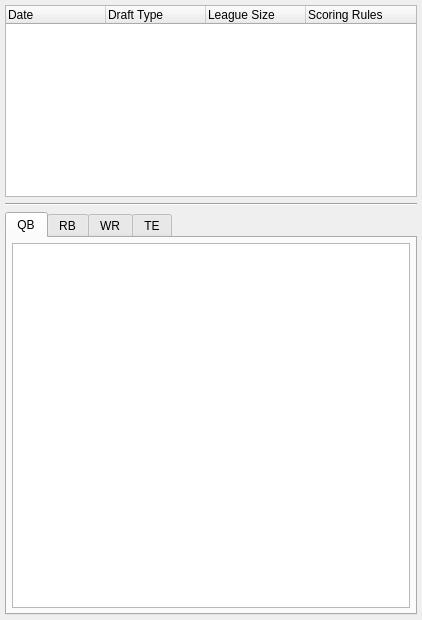
<?xml version="1.0" encoding="UTF-8"?>
<ui version="4.0">
 <class>FileInfoWidgetBase</class>
 <widget class="QWidget" name="FileInfoWidgetBase">
  <property name="geometry">
   <rect>
    <x>0</x>
    <y>0</y>
    <width>422</width>
    <height>620</height>
   </rect>
  </property>
  <property name="windowTitle">
   <string>Form</string>
  </property>
  <layout class="QVBoxLayout" name="verticalLayout" stretch="0,0,2">
   <property name="leftMargin">
    <number>5</number>
   </property>
   <property name="topMargin">
    <number>5</number>
   </property>
   <property name="rightMargin">
    <number>5</number>
   </property>
   <property name="bottomMargin">
    <number>5</number>
   </property>
   <item>
    <widget class="QTreeWidget" name="fileTreeWidget">
     <property name="toolTip">
      <string>&lt;html&gt;&lt;head/&gt;&lt;body&gt;&lt;p&gt;Stores the loaded beersheets&lt;/p&gt;&lt;/body&gt;&lt;/html&gt;</string>
     </property>
     <column>
      <property name="text">
       <string>Date</string>
      </property>
     </column>
     <column>
      <property name="text">
       <string>Draft Type</string>
      </property>
     </column>
     <column>
      <property name="text">
       <string>League Size</string>
      </property>
     </column>
     <column>
      <property name="text">
       <string>Scoring Rules</string>
      </property>
     </column>
    </widget>
   </item>
   <item>
    <widget class="Line" name="lineSep">
     <property name="orientation">
      <enum>Qt::Horizontal</enum>
     </property>
    </widget>
   </item>
   <item>
    <widget class="QTabWidget" name="tabWidget">
     <property name="toolTip">
      <string>&lt;html&gt;&lt;head/&gt;&lt;body&gt;&lt;p&gt;Displays players stored in the selected beersheet&lt;/p&gt;&lt;/body&gt;&lt;/html&gt;</string>
     </property>
     <property name="currentIndex">
      <number>0</number>
     </property>
     <widget class="QWidget" name="qbWidget">
      <attribute name="title">
       <string>QB</string>
      </attribute>
      <layout class="QGridLayout" name="gridLayout">
       <property name="leftMargin">
        <number>5</number>
       </property>
       <property name="topMargin">
        <number>5</number>
       </property>
       <property name="rightMargin">
        <number>5</number>
       </property>
       <property name="bottomMargin">
        <number>5</number>
       </property>
       <item row="0" column="0">
        <widget class="QTableWidget" name="qbTableView"/>
       </item>
      </layout>
     </widget>
     <widget class="QWidget" name="rbWidget">
      <attribute name="title">
       <string>RB</string>
      </attribute>
      <layout class="QGridLayout" name="gridLayout_2">
       <property name="leftMargin">
        <number>5</number>
       </property>
       <property name="topMargin">
        <number>5</number>
       </property>
       <property name="rightMargin">
        <number>5</number>
       </property>
       <property name="bottomMargin">
        <number>5</number>
       </property>
       <item row="0" column="0">
        <widget class="QTableWidget" name="rbTableView"/>
       </item>
      </layout>
     </widget>
     <widget class="QWidget" name="wrWidget">
      <attribute name="title">
       <string>WR</string>
      </attribute>
      <layout class="QGridLayout" name="gridLayout_3">
       <property name="leftMargin">
        <number>5</number>
       </property>
       <property name="topMargin">
        <number>5</number>
       </property>
       <property name="rightMargin">
        <number>5</number>
       </property>
       <property name="bottomMargin">
        <number>5</number>
       </property>
       <item row="0" column="0">
        <widget class="QTableView" name="wrTableView"/>
       </item>
      </layout>
     </widget>
     <widget class="QWidget" name="tab_2">
      <attribute name="title">
       <string>TE</string>
      </attribute>
      <layout class="QGridLayout" name="gridLayout_4">
       <property name="leftMargin">
        <number>5</number>
       </property>
       <property name="topMargin">
        <number>5</number>
       </property>
       <property name="rightMargin">
        <number>5</number>
       </property>
       <property name="bottomMargin">
        <number>5</number>
       </property>
       <item row="0" column="0">
        <widget class="QTableWidget" name="tableWidget"/>
       </item>
      </layout>
     </widget>
    </widget>
   </item>
  </layout>
 </widget>
 <resources/>
 <connections/>
</ui>
